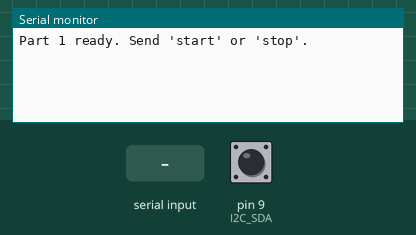
Recording of a sketch running on a simulated Arduino Uno, built with avr-gcc and run on an emulated ATmega328P. Shown: the last lines printed to the serial monitor. The test bench sets the inputs (shaded band); at power-on: pin 9 (I2C_SDA) HIGH.

Above: at 1.2 s.
1.3 s: "start\n" received over Serial
At 2.6 s:
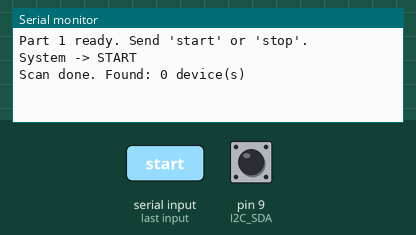
2.9 s: "stop\n" received over Serial
At 3.8 s:
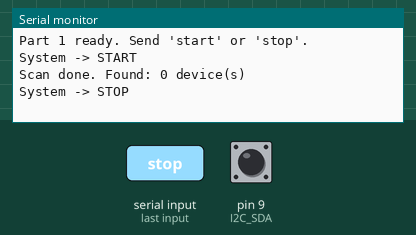

The sketch:

PA1_Part1.ino
```cpp
#include <Wire.h>
#include "I2C_GPIO.h"

// MPU6050 address while AD0 = GND.
static const uint8_t MPU_ADDR        = 0x68;

// ----------------------------------------------------------------------------
// Global Variable
// ----------------------------------------------------------------------------
bool systemEnabled = false;
bool scanExecuted  = false;


void address_scanner();
// ----------------------------------------------------------------------------
// Arduino Initialization
// ----------------------------------------------------------------------------
void setup() {
  Serial.begin(115200);
  while (!Serial);

  Serial.println("Part 1 ready. Send 'start' or 'stop'.");
}

// ----------------------------------------------------------------------------
// Arduino main loop
// ----------------------------------------------------------------------------
void loop() {
  // -- Processing Serial Port Command --
  // Enter "start" to wake up the MPU6050 and test once.
  // Enter "stop" to stop.
  if (Serial.available()) {
    String cmd = Serial.readStringUntil('\n');
    cmd.trim();

    if (cmd.equalsIgnoreCase("start")) {
      systemEnabled = true;
      scanExecuted = false;

      Serial.println("System -> START");

      delay(100);
    }
    else if (cmd.equalsIgnoreCase("stop")) {
      systemEnabled = false;
      scanExecuted = false;

      Serial.println("System -> STOP");
    }
  }

  // Do nothing if system disabled
  if (!systemEnabled) return;

  // Run address scanner once after start
  if (!scanExecuted) {
    address_scanner();
    scanExecuted = true;
  }
}

// Scan all 7-bit I2C addresses from 0x00 to 0x7F and report which addresses ACK.
// Requirements:
// 1) Must use your GPIO-based I2C functions (NO Wire.h).
// 2) For each address, send a minimal probe transaction:
//    - START
//    - SLA+W (address + write bit)
//    - check ACK
//    - STOP
// 3) Print results via UART in BOTH decimal and hex.
// 4) If only one slave device is connected, exactly one address should ACK.
//
// Output format requirement (example):
//   "Addr: 104 (0x68) ACK"
//   "Scan done. Found: 1 device(s)"
void address_scanner()
{
  // Your implemteation
  int deviceCount = 0; // 用來記錄找到了幾個設備
  // 掃描所有 7-bit 位址
  for (uint8_t addr = 0; addr < 128; addr++) {
    I2C_start();
    uint8_t sla_w = (addr << 1); //LSB 是 R/W bit，寫入時為 0
    //發送位址並檢查是否有收到 ACK
    bool has_ack = I2C_write_byte(sla_w);

    I2C_stop();

    if (has_ack) {
      Serial.print("Addr: ");
      Serial.print(addr, DEC);      // 印出十進制
      Serial.print(" (0x");
      if (addr < 16) Serial.print("0");
      Serial.print(addr, HEX);      // 印出十六進制
      Serial.println(") ACK");
      deviceCount++;
    }
  }

  Serial.print("\nScan done. Found: ");
  Serial.print(deviceCount);
  Serial.println(" device(s)");
}
```

I2C_GPIO.cpp
```cpp
#include "I2C_GPIO.h"

// ----------------------------------------------------------------------------
// GPIO Tool APIs for Software I2C
// ----------------------------------------------------------------------------

void SDA_Low()
{
  // TODO: Configure SDA as output and drive it LOW.
  pinMode(I2C_SDA, OUTPUT);
  digitalWrite(I2C_SDA, LOW);
}

// Release SDA (High-Z). SDA will be pulled HIGH by pull-up resistor.
void SDA_Release()
{
  // TODO: Configure SDA as input (high-impedance).
  pinMode(I2C_SDA, INPUT_PULLUP);
}

// Drive SCL LOW
void SCL_Low()
{
  // TODO: Configure SCL as output and drive it LOW.
  pinMode(I2C_SCL, OUTPUT);
  digitalWrite(I2C_SCL, LOW);
}

// Release SCL (High-Z). SCL will be pulled HIGH by pull-up resistor.
void SCL_Release()
{
  // TODO: Configure SCL as input (high-impedance).
  pinMode(I2C_SCL, INPUT_PULLUP);
}

// Read SDA logic level
bool SDA_Read()
{
  // TODO: Return true if SDA is HIGH, false if SDA is LOW.
  // NOTE: ACK = LOW (0), NACK = HIGH (1)
  pinMode(I2C_SDA, INPUT_PULLUP);
  return digitalRead(I2C_SDA);
}

// Read SCL logic level (optional, but useful for debug / clock stretching)
bool SCL_Read()
{
  // TODO: Return true if SCL is HIGH, false if SCL is LOW.
  pinMode(I2C_SCL, INPUT_PULLUP);
  return digitalRead(I2C_SCL);
}

// Timing delay
void delay_t()
{
  delayMicroseconds(10);
}


// ----------------------------------------------------------------------------
// Software I2C Primitive Operations

// ----------------------------------------------------------------------------

// Generate I2C START condition
void I2C_start()
{
  // TODO:
  // START condition: SDA goes LOW while SCL is HIGH, then pull SCL LOW to enter data phase.
  SDA_Release();
  SCL_Release();
  delay_t();

  SDA_Low();
  delay_t();

  SCL_Low();
  delay_t();
}

// Generate I2C REPEATED START condition
void I2C_repeated_start()
{
  // TODO:
  // Repeated START is the same electrical condition as START,
  // but the timing of use is different.


  SDA_Release();
  delay_t();


  SCL_Release();
  delay_t();


  SDA_Low();
  delay_t();


  SCL_Low();
  delay_t();
}

// Generate I2C STOP condition
void I2C_stop()
{
  // TODO:
  // STOP condition: SDA goes HIGH while SCL is HIGH.
  SDA_Low();
  delay_t();

  SCL_Release();
  delay_t();

  SDA_Release();
  delay_t();

}

// Read a single bit from SDA during SCL high phase
bool I2C_read_bit()
{
  // TODO:
  // 1) Release SDA (slave drives SDA)
  // 2) Raise SCL (release SCL)
  // 3) Sample SDA while SCL is HIGH
  // 4) Pull SCL LOW
  // 5) Return sampled bit


  SDA_Release();
  delay_t();


  SCL_Release();
  delay_t();


  bool bit_value = SDA_Read();


  SCL_Low();
  delay_t();


  return bit_value;
}

// Write one byte (MSB-first) and read ACK/NACK from slave
// Return true if ACK received (ACK=0), false if NACK (ACK=1)
bool I2C_write_byte(uint8_t data)
{
  // TODO:
  // 1) Send 8 data bits (MSB-first) on SDA, toggling SCL for each bit
  // 2) Release SDA for ACK phase
  // 3) Read ACK bit from slave on 9th clock
  // 4) Return true if ACK (LOW), false if NACK (HIGH)

  for (int i = 0; i < 8; i++) {
    // 檢查目前資料的最高位元是 1 還是 0
    if (data & 0x80) {
      SDA_Release(); // 如果是 1，釋放 SDA 讓它變 HIGH
    } else {
      SDA_Low();     // 如果是 0，拉低 SDA
    }
    delay_t();

    // 敲擊一次時脈 (Clock pulse)：拉高再拉低
    SCL_Release(); // 讓 Slave 讀取這個位元
    delay_t();
    SCL_Low();     // 準備送下一個位元
    delay_t();

    // 將資料往左推一位元，準備送下一個 bit
    data = data << 1;
  }

  return !I2C_read_bit(); // 讀取 ACK/NACK


}

// Read one byte (MSB-first) and then drive ACK/NACK on 9th clock
// ack=true  -> master sends ACK (LOW) to request more bytes
// ack=false -> master sends NACK (HIGH) to end reading
uint8_t I2C_read_byte(bool ack)
{
  // TODO:
  // 1) For 8 bits: read bit-by-bit while toggling SCL
  // 2) On 9th clock: master drives ACK (LOW) or releases SDA for NACK
  // 3) Return the byte
  uint8_t data = 0;

  for (int i = 0; i < 8; i++) {
    // 把目前的資料往左推一格，騰出最右邊的位置給新來的 bit
    data = data << 1;
    data = data | (uint8_t)I2C_read_bit();

  }

  if (ack) {
    SDA_Low();     // 發送 ACK
  } else {
    SDA_Release(); // 發送 NACK
  }
  delay_t();

  // 把 ACK/NACK 訊號送出去

  SCL_Release();
  delay_t();

  SCL_Low();
  delay_t();


  return data;

}
```

I2C_GPIO.h
```cpp
#include <Arduino.h>

// GPIO pins used to emulate the I2C bus
#define I2C_SCL                      8
#define I2C_SDA                      9

// ----------------------------------------------------------------------------
// GPIO Tool APIs for Software I2C
// ----------------------------------------------------------------------------

void SDA_Low();
void SDA_Release();

void SCL_Low();
void SCL_Release();

bool SDA_Read();
bool SCL_Read();

void delay_t();


// ----------------------------------------------------------------------------
// Software I2C Primitive Operations
// ----------------------------------------------------------------------------
void I2C_start();

void I2C_repeated_start();

void I2C_stop();

bool I2C_read_bit();

bool I2C_write_byte(uint8_t data);

uint8_t I2C_read_byte(bool ack);     
```

Measured:
- after the input at 1.3 s, the serial monitor: prints a new line at once (image 1)
- after the input at 2.9 s, the serial monitor: prints a new line at once (image 2)
